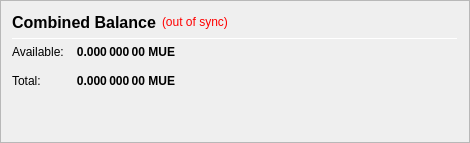
                   <widget class="QFrame" name="frame_CombinedBalances">
                    <property name="minimumSize">
                     <size>
                      <width>470</width>
                      <height>0</height>
                     </size>
                    </property>
                    <property name="frameShape">
                     <enum>QFrame::StyledPanel</enum>
                    </property>
                    <property name="frameShadow">
                     <enum>QFrame::Raised</enum>
                    </property>
                    <layout class="QVBoxLayout" name="verticalLayout_5">
                     <item>
                      <layout class="QHBoxLayout" name="horizontalLayout_5" stretch="0">
                       <item>
                        <widget class="QLabel" name="label_5z">
                         <property name="minimumSize">
                          <size>
                           <width>0</width>
                           <height>20</height>
                          </size>
                         </property>
                         <property name="font">
                          <font>
                           <pointsize>12</pointsize>
                           <weight>75</weight>
                           <bold>true</bold>
                          </font>
                         </property>
                         <property name="toolTip">
                          <string>Combined Balance (including unconfirmed and immature coins)</string>
                         </property>
                         <property name="text">
                          <string>Combined Balance</string>
                         </property>
                        </widget>
                       </item>
                       <item>
                        <widget class="QLabel" name="labelWalletStatus">
                         <property name="cursor">
                          <cursorShape>WhatsThisCursor</cursorShape>
                         </property>
                         <property name="toolTip">
                          <string>The displayed information may be out of date. Your wallet automatically synchronizes with the MonetaryUnit network after a connection is established, but this process has not completed yet.</string>
                         </property>
                         <property name="styleSheet">
                          <string notr="true">QLabel { color: red; }</string>
                         </property>
                         <property name="text">
                          <string notr="true">(out of sync)</string>
                         </property>
                         <property name="alignment">
                          <set>Qt::AlignLeading|Qt::AlignLeft|Qt::AlignVCenter</set>
                         </property>
                        </widget>
                       </item>
                       <item>
                        <spacer name="horizontalSpacer_1">
                         <property name="orientation">
                          <enum>Qt::Horizontal</enum>
                         </property>
                         <property name="sizeHint" stdset="0">
                          <size>
                           <width>40</width>
                           <height>20</height>
                          </size>
                         </property>
                        </spacer>
                       </item>
                      </layout>
                     </item>
                     <item>
                      <widget class="Line" name="line_CombinedBalance">
                       <property name="minimumSize">
                        <size>
                         <width>0</width>
                         <height>1</height>
                        </size>
                       </property>
                       <property name="maximumSize">
                        <size>
                         <width>16777215</width>
                         <height>1</height>
                        </size>
                       </property>
                       <property name="orientation">
                        <enum>Qt::Horizontal</enum>
                       </property>
                      </widget>
                     </item>
                     <item>
                      <layout class="QGridLayout" name="gridLayout_3">
                       <property name="spacing">
                        <number>12</number>
                       </property>
                       <item row="1" column="0">
                        <widget class="QLabel" name="labelBalanceTextz">
                         <property name="text">
                          <string>Available:</string>
                         </property>
                        </widget>
                       </item>
                       <item row="1" column="1">
                        <widget class="QLabel" name="labelBalancez">
                         <property name="font">
                          <font>
                           <weight>75</weight>
                           <bold>true</bold>
                          </font>
                         </property>
                         <property name="cursor">
                          <cursorShape>IBeamCursor</cursorShape>
                         </property>
                         <property name="toolTip">
                          <string>Your current spendable balance</string>
                         </property>
                         <property name="text">
                          <string notr="true">0.000 000 00 MUE</string>
                         </property>
                         <property name="alignment">
                          <set>Qt::AlignRight|Qt::AlignTrailing|Qt::AlignVCenter</set>
                         </property>
                         <property name="textInteractionFlags">
                          <set>Qt::LinksAccessibleByMouse|Qt::TextSelectableByKeyboard|Qt::TextSelectableByMouse</set>
                         </property>
                        </widget>
                       </item>
                       <item row="2" column="0">
                        <widget class="QLabel" name="labelTotalTextz">
                         <property name="text">
                          <string>Total:</string>
                         </property>
                        </widget>
                       </item>
                       <item row="2" column="1">
                        <widget class="QLabel" name="labelTotalz">
                         <property name="font">
                          <font>
                           <weight>75</weight>
                           <bold>true</bold>
                          </font>
                         </property>
                         <property name="cursor">
                          <cursorShape>IBeamCursor</cursorShape>
                         </property>
                         <property name="toolTip">
                          <string>Total Balance, including all unavailable coins.</string>
                         </property>
                         <property name="text">
                          <string notr="true">0.000 000 00 MUE</string>
                         </property>
                         <property name="alignment">
                          <set>Qt::AlignRight|Qt::AlignTrailing|Qt::AlignVCenter</set>
                         </property>
                         <property name="textInteractionFlags">
                          <set>Qt::LinksAccessibleByMouse|Qt::TextSelectableByKeyboard|Qt::TextSelectableByMouse</set>
                         </property>
                        </widget>
                       </item>
                       <item row="2" column="3">
                        <spacer name="horizontalSpacer_2">
                         <property name="orientation">
                          <enum>Qt::Horizontal</enum>
                         </property>
                         <property name="sizeHint" stdset="0">
                          <size>
                           <width>40</width>
                           <height>20</height>
                          </size>
                         </property>
                        </spacer>
                       </item>
                      </layout>
                     </item>
                     <item>
                      <spacer name="verticalSpacer_1">
                       <property name="orientation">
                        <enum>Qt::Vertical</enum>
                       </property>
                       <property name="sizeHint" stdset="0">
                        <size>
                         <width>20</width>
                         <height>40</height>
                        </size>
                       </property>
                      </spacer>
                     </item>
                    </layout>
                   </widget>
